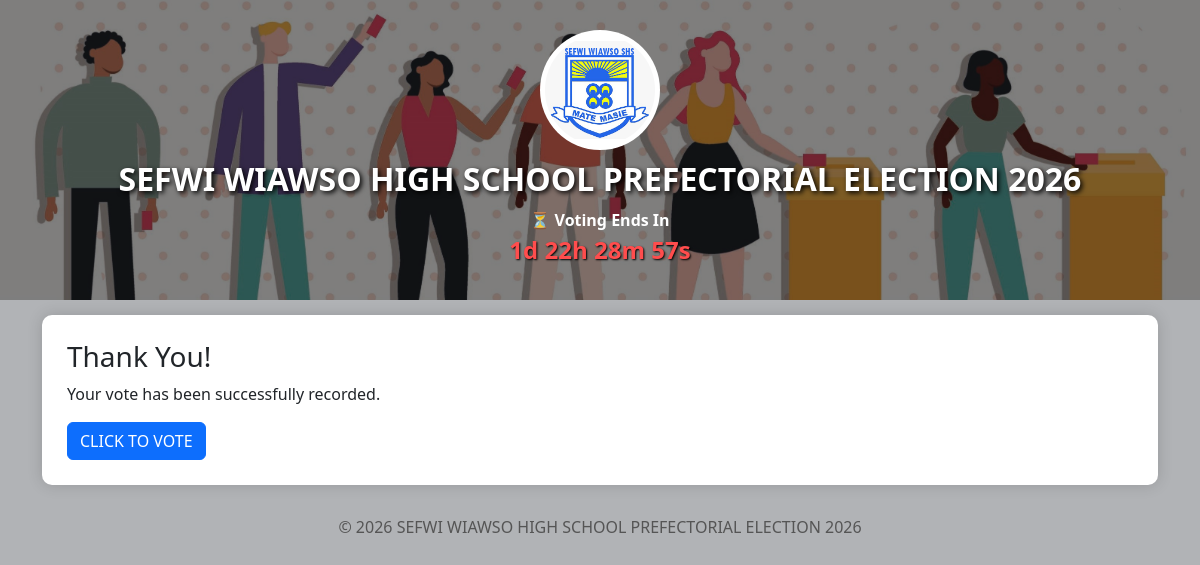
Screenshot of /thanks with the database file from the repository.
### tables this page shows
CREATE TABLE settings(
        id INTEGER PRIMARY KEY AUTOINCREMENT,
        school_name TEXT,
        election_year TEXT,
        logo TEXT,
        start_time TEXT,
        end_time TEXT
    );

### app.py (the view)
@app.route("/thanks")
def thanks():
    return render_template("thanks.html")

### app.py (called while the page is built, shortened)
def db():
    return sqlite3.connect("database.db")

@app.context_processor
def inject_settings():
    conn = db()
    cur = conn.cursor()
    data = cur.execute("""
        SELECT *
        FROM settings
        ORDER BY id DESC
        LIMIT 1
    """).fetchone()
    conn.close()
    if data:
        return dict(
            school_name=data[1],
            election_year=data[2],
            logo=data[3],
            start_time=data[4],
            end_time=data[5]
        )

### templates/thanks.html
{% extends "layout.html" %}
{% block content %}
<h3>Thank You!</h3>
<p>Your vote has been successfully recorded.</p>
<a href="/" class="btn btn-primary">CLICK TO VOTE</a>
{% endblock %}

### templates/layout.html (shortened to what this page needs)
<!DOCTYPE html>
<html lang="en">
<head>
<link href="https://cdn.jsdelivr.net/npm/bootstrap@5.3.0/dist/css/bootstrap.min.css"
      rel="stylesheet">
</head>
<body>
<div class="header">
<div class="header-content">
    {% if logo %}
    <img src="{{ url_for('static',
        filename='uploads/' + logo) }}">
    {% endif %}
    <marquee behavior="scroll"
             direction="left"
             scrollamount="6">
        <h1 class="school-name">
            {{ school_name }}
        </h1>
    </marquee>
    <div class="countdown-title">
        ⏳ Voting Ends In
    </div>
    <div id="countdown"></div>
</div>
</div>
<div class="container">
<div class="container-box">
    {% block content %}
    {% endblock %}
</div>
</div>
<div class="footer">
<p>
    &copy; {{ election_year }}
    {{ school_name }}
</p>
</div>
</body>
</html>

### templates/layout.html (style rules this page uses)
body { background-color:#b1b3b6; }
.header { position:relative; background-image:url("/static/uploads/header_bg.jpg"); background-size:cover; background-position:center; background-repeat:no-repeat; min-height:300px; padding:30px 20px; text-align:center; color:white; overflow:hidden; }
.header::before { content:""; position:absolute; top:0; left:0; width:100%; height:100%; background:rgba(0,0,0,0.50); z-index:1; }
.header-content { position:relative; z-index:2; }
.header img { width:120px; height:120px; object-fit:contain; border-radius:50%; background:white; padding:5px; margin-bottom:10px; }
.school-name { font-size:2rem; font-weight:bold; text-shadow:2px 2px 5px #000; }
.countdown-title { margin-top:10px; font-weight:bold; }
#countdown { font-size:1.5rem; font-weight:bold; color:#ff4d4d; text-shadow:1px 1px 2px #000; }
.container-box { background:white; padding:25px; margin-top:15px; border-radius:10px; box-shadow:0 0 15px rgba(0,0,0,0.15); }
.footer { text-align:center; margin-top:20px; color:#555; padding:10px; }

### rows the page displays
settings: logo (picture), school_name "SEFWI WIAWSO HIGH SCHOOL PREFECTORIAL ELECTION 2026", election_year "2026"
